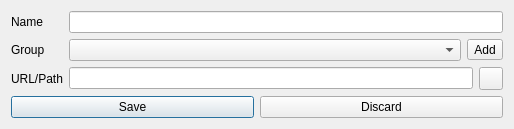
<?xml version="1.0" encoding="UTF-8"?>
<ui version="4.0">
 <class>App_Window</class>
 <widget class="QDialog" name="App_Window">
  <property name="geometry">
   <rect>
    <x>0</x>
    <y>0</y>
    <width>514</width>
    <height>129</height>
   </rect>
  </property>
  <property name="windowTitle">
   <string>Dialog</string>
  </property>
  <layout class="QVBoxLayout" name="verticalLayout">
   <item>
    <layout class="QFormLayout" name="formLayout_3">
     <item row="0" column="0">
      <widget class="QLabel" name="lbl_name">
       <property name="enabled">
        <bool>true</bool>
       </property>
       <property name="sizePolicy">
        <sizepolicy hsizetype="Preferred" vsizetype="Preferred">
         <horstretch>0</horstretch>
         <verstretch>0</verstretch>
        </sizepolicy>
       </property>
       <property name="minimumSize">
        <size>
         <width>0</width>
         <height>0</height>
        </size>
       </property>
       <property name="maximumSize">
        <size>
         <width>16777215</width>
         <height>16777215</height>
        </size>
       </property>
       <property name="text">
        <string>Name</string>
       </property>
      </widget>
     </item>
     <item row="1" column="0">
      <widget class="QLabel" name="lbl_group">
       <property name="sizePolicy">
        <sizepolicy hsizetype="Preferred" vsizetype="Preferred">
         <horstretch>0</horstretch>
         <verstretch>0</verstretch>
        </sizepolicy>
       </property>
       <property name="minimumSize">
        <size>
         <width>0</width>
         <height>0</height>
        </size>
       </property>
       <property name="maximumSize">
        <size>
         <width>16777215</width>
         <height>40</height>
        </size>
       </property>
       <property name="text">
        <string>Group</string>
       </property>
      </widget>
     </item>
     <item row="2" column="0">
      <widget class="QLabel" name="lbl_path">
       <property name="sizePolicy">
        <sizepolicy hsizetype="Preferred" vsizetype="Preferred">
         <horstretch>0</horstretch>
         <verstretch>0</verstretch>
        </sizepolicy>
       </property>
       <property name="minimumSize">
        <size>
         <width>0</width>
         <height>0</height>
        </size>
       </property>
       <property name="maximumSize">
        <size>
         <width>16777215</width>
         <height>40</height>
        </size>
       </property>
       <property name="text">
        <string>URL/Path</string>
       </property>
       <property name="alignment">
        <set>Qt::AlignLeading|Qt::AlignLeft|Qt::AlignVCenter</set>
       </property>
      </widget>
     </item>
     <item row="0" column="1">
      <widget class="QLineEdit" name="lnedt_name"/>
     </item>
     <item row="2" column="1">
      <layout class="QHBoxLayout" name="horizontalLayout">
       <item>
        <widget class="QLineEdit" name="lnedt_path"/>
       </item>
       <item>
        <widget class="QToolButton" name="tbtn_desktop">
         <property name="cursor">
          <cursorShape>PointingHandCursor</cursorShape>
         </property>
         <property name="text">
          <string/>
         </property>
        </widget>
       </item>
      </layout>
     </item>
     <item row="1" column="1">
      <layout class="QHBoxLayout" name="horizontalLayout_2">
       <item>
        <widget class="QComboBox" name="cmb_group"/>
       </item>
       <item>
        <widget class="QToolButton" name="tbtn_add">
         <property name="cursor">
          <cursorShape>PointingHandCursor</cursorShape>
         </property>
         <property name="text">
          <string>Add</string>
         </property>
        </widget>
       </item>
      </layout>
     </item>
    </layout>
   </item>
   <item>
    <layout class="QHBoxLayout" name="hbox_save">
     <item>
      <widget class="QPushButton" name="btn_save">
       <property name="cursor">
        <cursorShape>PointingHandCursor</cursorShape>
       </property>
       <property name="text">
        <string>Save</string>
       </property>
      </widget>
     </item>
     <item>
      <widget class="QPushButton" name="btn_discard">
       <property name="cursor">
        <cursorShape>PointingHandCursor</cursorShape>
       </property>
       <property name="text">
        <string>Discard</string>
       </property>
      </widget>
     </item>
    </layout>
   </item>
  </layout>
 </widget>
 <resources/>
 <connections/>
</ui>
